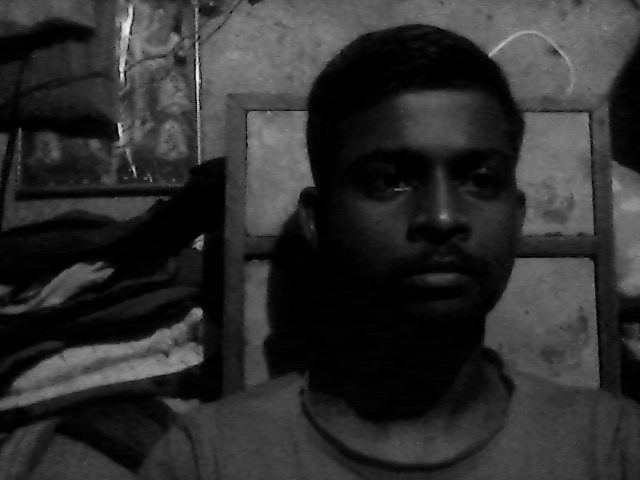
#> input picture Face Recognition/capturedfaces/user1.jpg, 640 x 480 px, given in place of the camera
$ python face_capture.py
#> lines starting #> are read from the running program, lines starting #| are printed output that depends on the picture
import cv2
import numpy as np

face_cascade = cv2.CascadeClassifier('haarcascade_frontalface_default.xml')


def face_extract(img):
    gray = cv2.cvtColor(img, cv2.COLOR_BGR2GRAY)
    faces = face_cascade.detectMultiScale(gray, 1.3, 5)

    if faces is():
        return None

    for(x,y,w,h) in faces:
        crop_face = img[y:y+h, x:x+w]

    return crop_face


cap = cv2.VideoCapture(0)
count = 0

while True:
    ret, frame = cap.read()
#> frame is the input picture: shape (480, 640, 3); min 0, max 251, mean 46.3
    if face_extract(frame) is not None:
#> in face_extract, `faces = face_cascade.detectMultiScale(gray, 1.3, 5)`: faces = [[326, 93, 217, 217]]
#> the loop in face_extract, `for(x,y,w,h) in faces:` made 1 pass
#> pass 1, in face_extract, `crop_face = img[y:y+h, x:x+w]`:
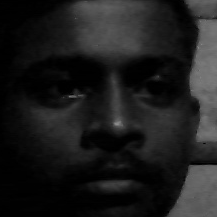
#> crop_face: shape (217, 217, 3); min 0, max 140, mean 29.1
        count += 1
#> count = 1
        face = cv2.resize(face_extract(frame),(200,200))
#> the loop in face_extract (call 2), `for(x,y,w,h) in faces:` made 1 pass
        face = cv2.cvtColor(frame, cv2.COLOR_BGR2GRAY)

        file_path = 'C:/Users/sharm/OneDrive/Desktop/Student Proctoring System/Face Recognition/capturedfaces/user' + str(count) + '.jpg'
        cv2.imwrite(file_path, face)

        cv2.putText(face, str(count),(50,50), cv2.FONT_HERSHEY_COMPLEX,1,(0,255,0),2)
#> face: shape (480, 640)
        cv2.imshow('Face Crop',face)

    else:
        print("Face not found")
        pass


    if cv2.waitKey(1) == 13 or count == 100:
#> (key Esc is pressed here)
        break

cap.release()
cv2.destroyAllWindows()
print('Data Collected!!')

$ run again, on Face Recognition/capturedfaces/user10.jpg
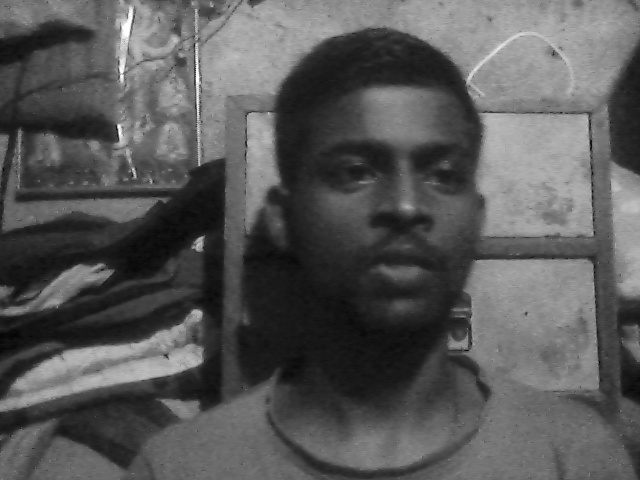
#> input picture Face Recognition/capturedfaces/user10.jpg, 640 x 480 px, given in place of the camera
#> frame is the input picture: shape (480, 640, 3); min 4, max 255, mean 88.5
#> faces = [[294, 87, 213, 213]]
#> the loop in face_extract, `for(x,y,w,h) in faces:` made 1 pass
#> pass 1, in face_extract, `crop_face = img[y:y+h, x:x+w]`:
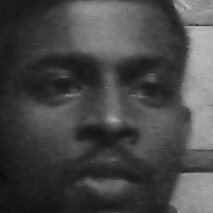
#> crop_face: shape (213, 213, 3); min 10, max 194, mean 71.3
#> count = 1
#> the loop in face_extract (call 2), `for(x,y,w,h) in faces:` made 1 pass
